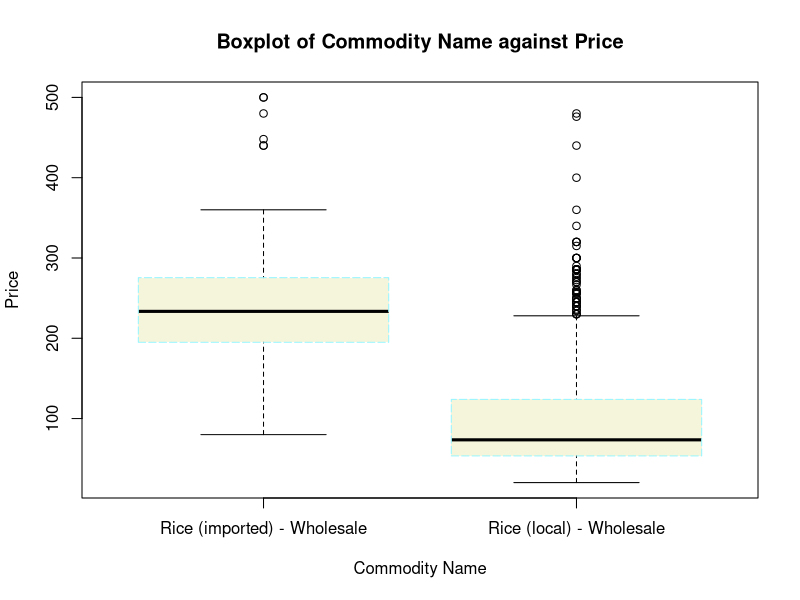
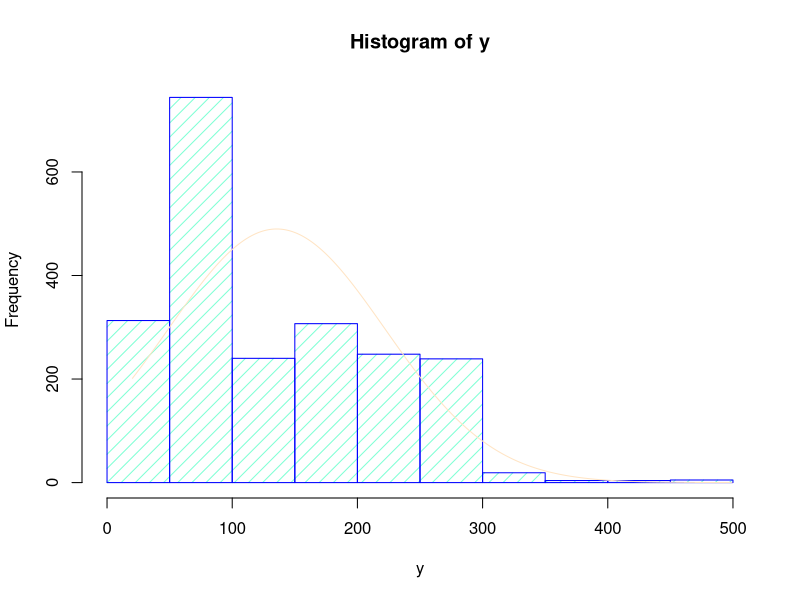

Here is the R script that generated these plots, in order:
library(tidyverse)

# Load Dataset
df <- read_csv("ghana-food-prices-1.csv")

# Filter the Dataframe to get the 
dfRiceOnly <- df %>%
              filter(cmname %in% c("Rice (local) - Wholesale",
                                    "Rice (imported) - Wholesale"))

pdf("visualization.pdf")

# Box Plot
####################

x <- dfRiceOnly$cmname
y <- as.numeric(dfRiceOnly$price)


boxplot(y ~ x,
        main = "Boxplot of Commodity Name against Price",
        xlab = "Commodity Name",
        ylab = "Price",
        boxlty = 5,
        boxfill = "beige",
        boxcol = "cadetblue1"
        )

# Histogram
####################

yMin <- min(y)
yMax <- max(y)
yMean <- mean(y)
ySd <- sd(y)

h <- hist(
  y, breaks = 8, density = 10,
  border = "blue",
  col = "aquamarine"
)

w <- seq(yMin, yMax, 1)
z <- dnorm(w, mean = yMean, sd = ySd)

z1 <- z * diff(h$mid[1:2]) * length(y)

lines(w, z1, col = "bisque")

dev.off()

# To do
# Add fill to the points in the boxplot
# Color the boxes
# Change the orientation of the xlab value points
# Colour and beautify the histogram lines
# Make sure the overlayed line goes from edge to edge by making sure all NA values are removed from the dataset while calculating ymin and ymax